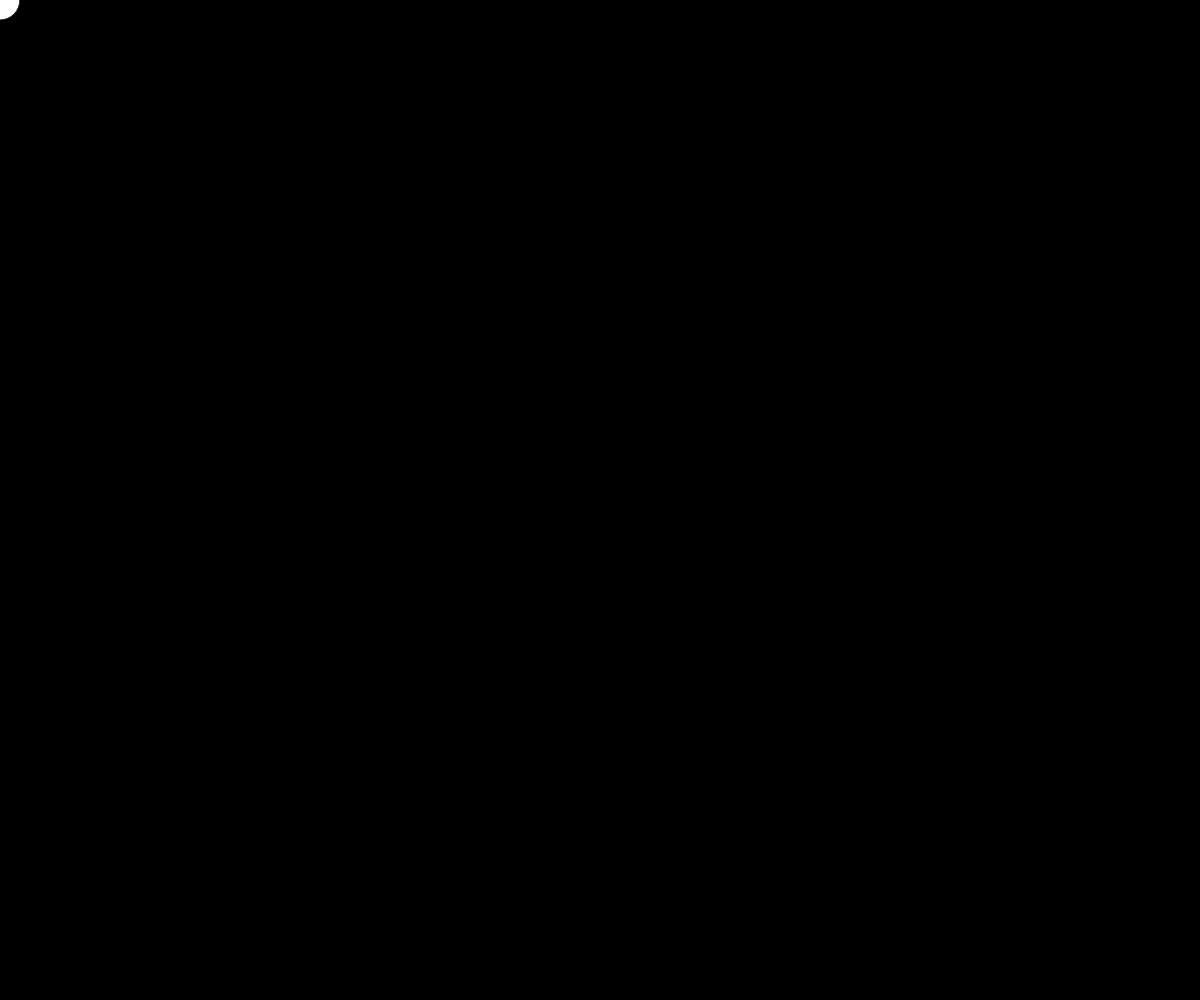
Frame 1 (no input)
Frame 60 (no input): identical to frame 1, image omitted
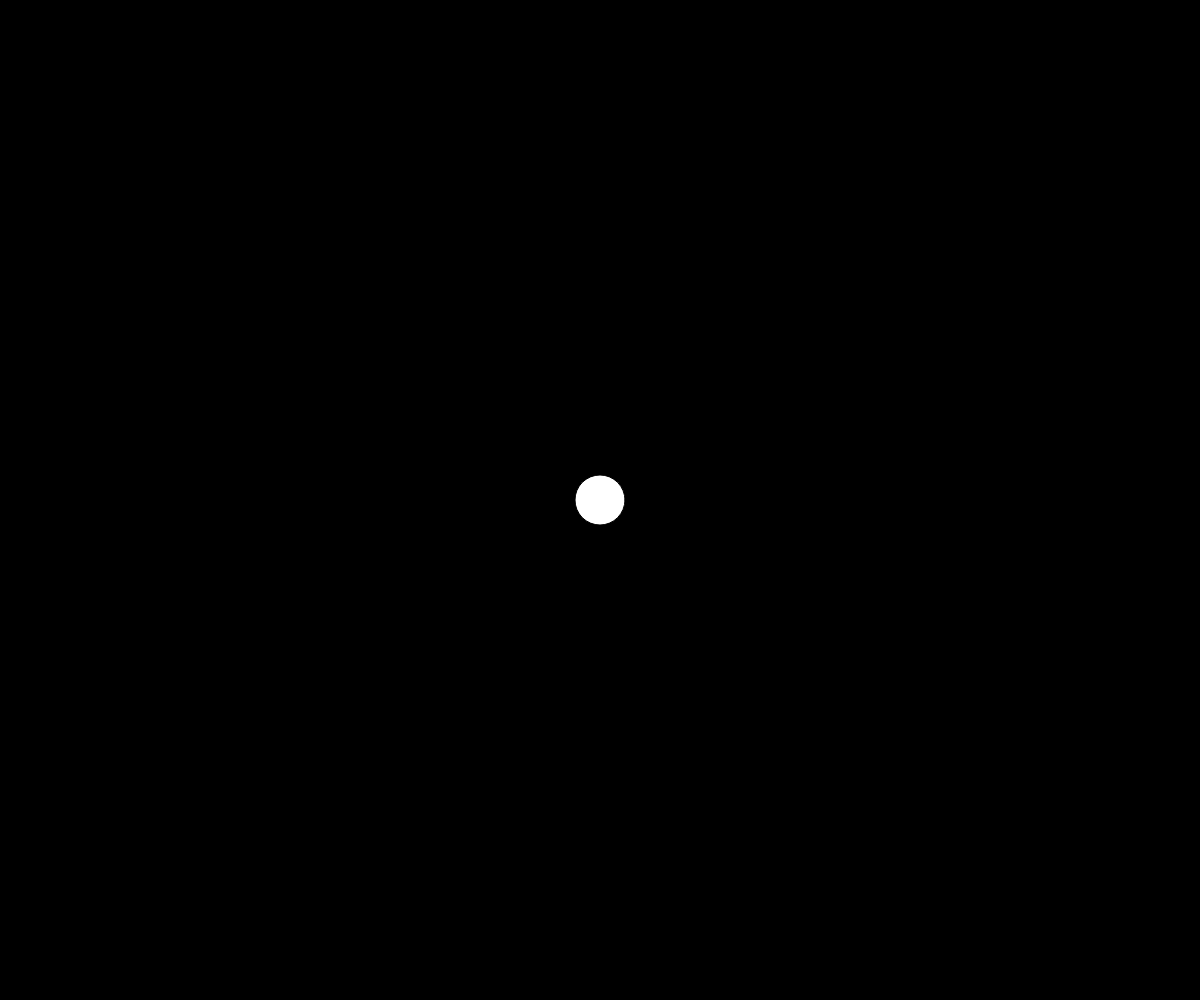
Frame 120 (the mouse pressed at the canvas centre since frame 60)

The p5.js sketch that drew these frames (run headless with seeded random() and noise() and a simulated clock; from frame 60 on, the mouse is pressed at the canvas centre):

// p5.js sketch
// ── sketch.js
var selectedBall;
var ballSizes;

function setup() {
	createCanvas(windowWidth, windowHeight); 
	selectedBall = 0;
	ballSizes = [40,50,30,20];
}

function draw() {
	background(0);
	ellipse(mouseX, mouseY, ballSizes[selectedBall], ballSizes[selectedBall]);
}

function mousePressed() {
	selectedBall++;

	if (selectedBall >= ballSizes.length) {
		selectedBall = 0;
	}
}
